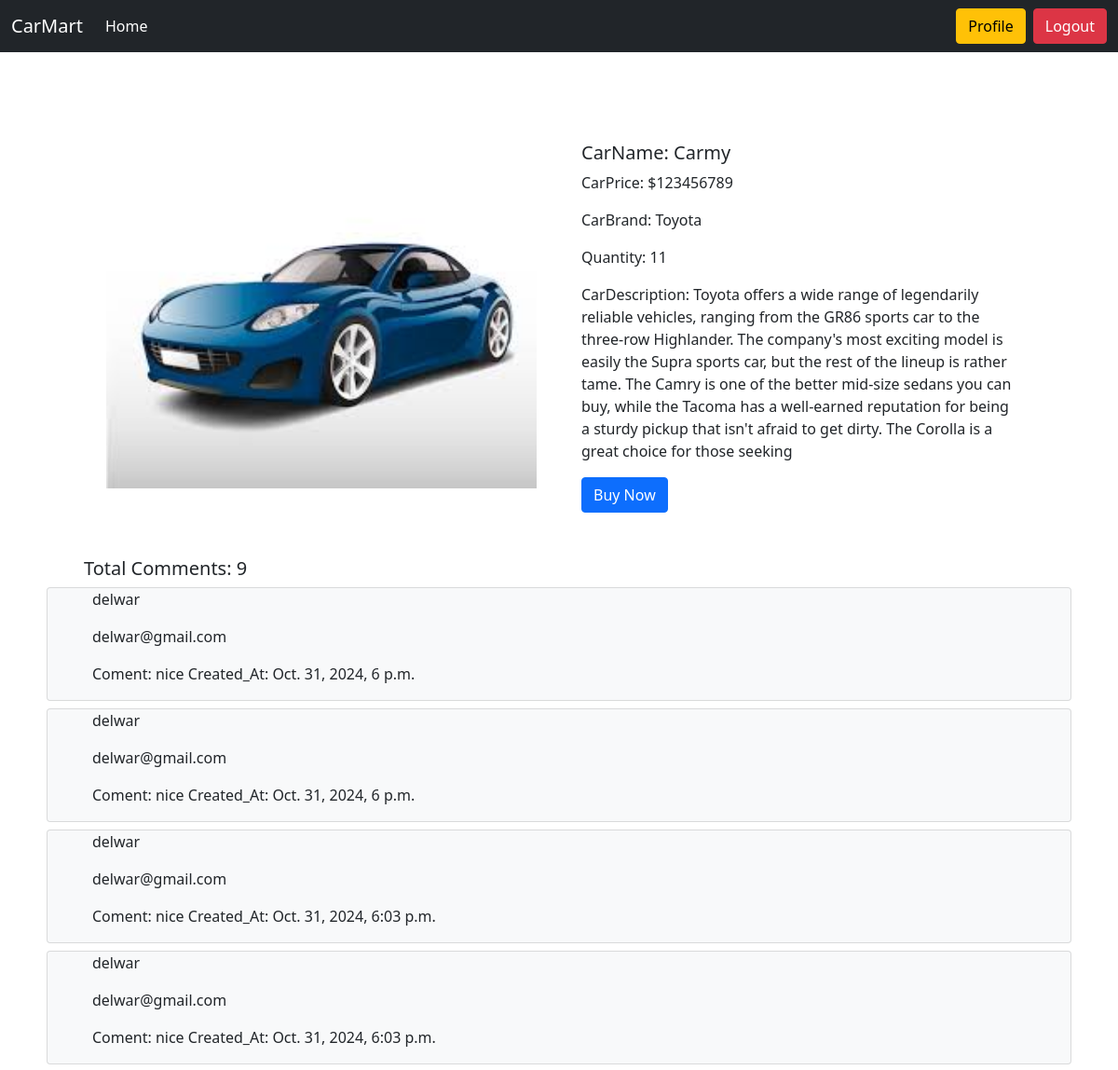
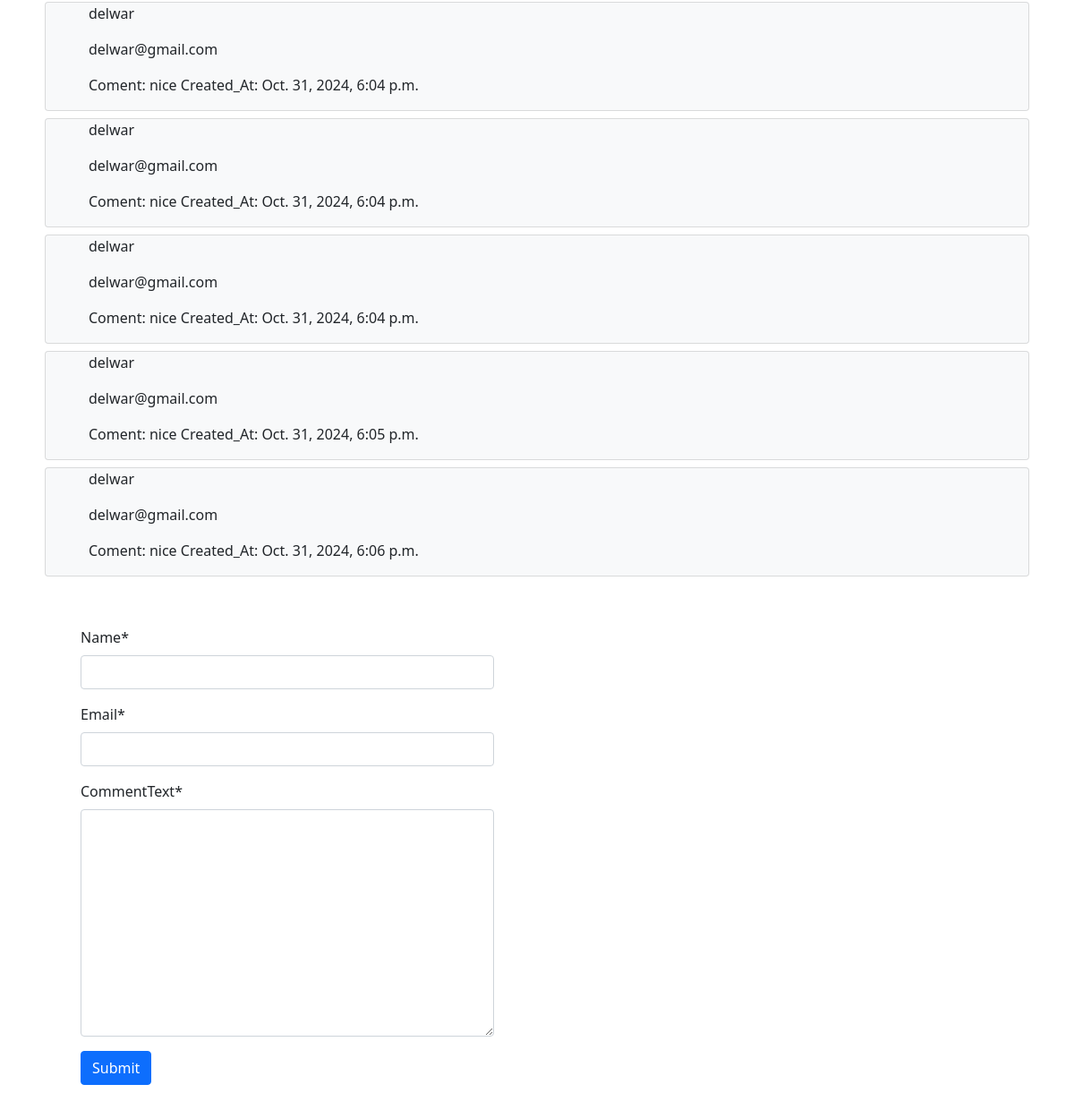
/car/details/8/ (signed in), run on the app's committed database (2 pictures, top to bottom).
### car/models.py (models this page shows, shortened)
class CarModel(models.Model):
    Carname = models.CharField(max_length=40)
    carPrice =  models.IntegerField()
    CarDescription = models.TextField()
    CarImage = models.ImageField(upload_to='upload/')
    brand = models.ForeignKey(BrandModel,on_delete=models.CASCADE)
    quantity = models.PositiveBigIntegerField(default=1)

class UserComment(models.Model):
    car = models.ForeignKey(CarModel,on_delete=models.CASCADE,related_name='comments')
    name = models.CharField(max_length=30)
    email = models.EmailField()
    commentText = models.TextField()
    created_at = models.DateTimeField(auto_now_add=True)

### brand/models.py (models this page shows, shortened)
class BrandModel(models.Model):
    brand_name = models.CharField(max_length=40)
    slug = models.SlugField(max_length=40,unique=True)

### car/views.py (the view, shortened to what this page needs)
# urls.py: path('details/<int:id>/' ,views.DetailCarView.as_view(),name='detailcar'),
@method_decorator(login_required, name='dispatch')
class DetailCarView(DetailView):
    model = CarModel
    pk_url_kwarg = 'id'
    template_name ="Car_Details.html"
    def get_context_data(self, **kwargs):
            context = super().get_context_data(**kwargs)
            car = self.get_object()
            context['car'] = car
            context['Comments'] = car.comments.all()
            context['form'] = CommentForm()
            return context

### car/forms.py
class CommentForm(forms.ModelForm):
    class Meta:
        model = UserComment
        fields = ['name','email','commentText']

### car/Templates/Car_Details.html
{% extends "base.html" %} {% load crispy_forms_tags %} {% block body %}
 <div class ="container" >
  <div class="row d-flex justify-content-center align-items-center m-5 ">
    <div class="col-6 g-5">
      <img src="{{car.CarImage.url}}" class="card-img-top" alt="Image of {{ car.Carname }}" />
    </div>
    <div class="col-6 g-5">
      <h5>CarName: {{car.Carname }}</h5>
      <p>CarPrice: ${{car.carPrice }}</p>
      <p>CarBrand: {{car.brand.brand_name }}</p>
      <p>Quantity: {{car.quantity}}</p>
      <p>CarDescription: {{ car.CarDescription}}</p>
      <a href="{% url 'buy_car' car.id %}" class="btn btn-primary">Buy Now</a>
    </div>
    </div>
         <h5 class="px-5">Total Comments: {{Comments|length}}</h5>
        {% for comment in Comments%}
        <div class="card m-2 bg-light">
         <div class="body px-5">
         <p>{{comment.name}}</h3>
         <p>{{comment.email}}</h3>
         <p> Coment: {{comment.commentText}}  Created_At:   {{comment.created_at}}</h3>
         </div>
        </div>
        {%endfor%}
    <form
    method="POST"
    style="width: 50%;"
    class="p-5"
    novalidate
  >
    {% csrf_token %} {{ form|crispy}}
    <button type="submit" class="btn btn-primary">Submit</button>
  </form>
 </div>
{% endblock %}

### data on the page
CarModel: CarImage (picture), Carname "Carmy", carPrice "123456789", brand.brand_name "Toyota", quantity "11", CarDescription "Toyota offers a wide range of legendarily reliable vehicles, ranging from the GR86 sports car to the three-row Highlander. The company's most exciting model is easily the Supra sports car, but the rest of the lineup is rather tame. The Camry is one of the better mid-size sedans you can buy, while the Tacoma has a well-earned reputation for being a sturdy pickup that isn't afraid to get dirty. The Corolla is a great choice for those seeking"
UserComment: name "delwar", email "delwar@gmail.com", commentText "nice", created_at "Oct. 31, 2024, 6 p.m."
UserComment: name "delwar", email "delwar@gmail.com", commentText "nice", created_at "Oct. 31, 2024, 6 p.m."
UserComment: name "delwar", email "delwar@gmail.com", commentText "nice", created_at "Oct. 31, 2024, 6:03 p.m."
UserComment: name "delwar", email "delwar@gmail.com", commentText "nice", created_at "Oct. 31, 2024, 6:03 p.m."
UserComment: name "delwar", email "delwar@gmail.com", commentText "nice", created_at "Oct. 31, 2024, 6:04 p.m."
UserComment: name "delwar", email "delwar@gmail.com", commentText "nice", created_at "Oct. 31, 2024, 6:04 p.m."
UserComment: name "delwar", email "delwar@gmail.com", commentText "nice", created_at "Oct. 31, 2024, 6:04 p.m."
UserComment: name "delwar", email "delwar@gmail.com", commentText "nice", created_at "Oct. 31, 2024, 6:05 p.m."
UserComment: name "delwar", email "delwar@gmail.com", commentText "nice", created_at "Oct. 31, 2024, 6:06 p.m."

### other printed values
{{ Comments|length }} "9"
